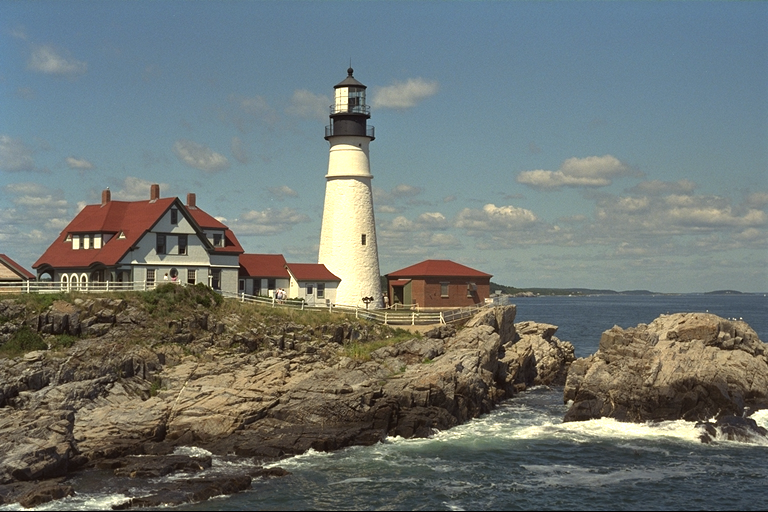
#> input picture lesson_1/data/kodim21.png, 768 x 512 px
$ jupyter execute ColorSpaces.ipynb   (Python 2 division)
#> lines starting #> are read from the running program, lines starting #| are printed output that depends on the picture
### Introduction to Digital Image Processing with Python
The most fundamental libraries we will be using throughout the entire course are:
* **OpenCV**
 * For loading, saving and manipulating images and videos.
* **numpy**
 * Powerful tool for working with (multidimensional) matrices (which are mathematical representations of digital images and videos).
* **matplotlib**
 * Library for easy plotting (figures, plots, images, etc.).

[cell 1]
import cv2
import numpy as np
from matplotlib import pyplot as plt
plt.rcParams['figure.figsize'] = [10, 5]

Let's start by loading and plotting an image.

[cell 2]
img = cv2.imread('data/kodim21.png')
#> img is the input picture: shape (512, 768, 3); mean B, G, R 114.5, 118, 111.6
plt.imshow(img)

img.shape
#> Out = (512, 768, 3)

**Important**: For historical reasons, OpenCV loads images in **BGR** colour space (not RGB!). We need to manually change the order of colour channels.

[cell 3]
rows, cols, channels = img.shape
#> rows = 512; cols = 768; channels = 3
img_rgb = np.zeros_like(img)

for r in range(rows):
    for c in range(cols):
        pixel = img[r, c, :]
        img_rgb[r, c, 0] = pixel[2]
        img_rgb[r, c, 1] = pixel[1]
        img_rgb[r, c, 2] = pixel[0]

plt.imshow(img_rgb)

Fortunately, OpenCV provides us with a large variety of conversion functions.

[cell 4]
img_rgb = cv2.cvtColor(img, cv2.COLOR_BGR2RGB)
plt.imshow(img_rgb)

[cell 5]
img_gray = cv2.cvtColor(img, cv2.COLOR_BGR2GRAY)
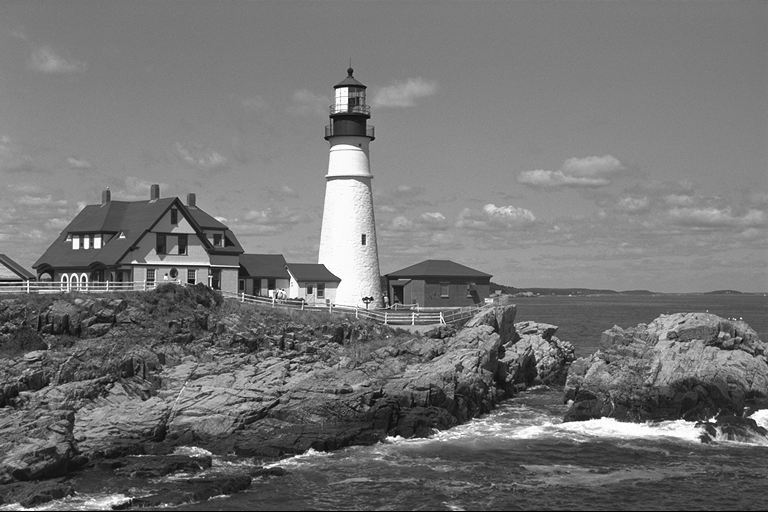
#> img_gray: shape (512, 768); min 0, max 255, mean 115.7
plt.imshow(img_gray, cmap='gray')

[cell 6]
img_gray.shape
#> Out = (512, 768)

[cell 7]
rows//2
#> Out = 256

[cell 8]
plt.imshow(img_rgb[0:rows/2, cols//2:, :])
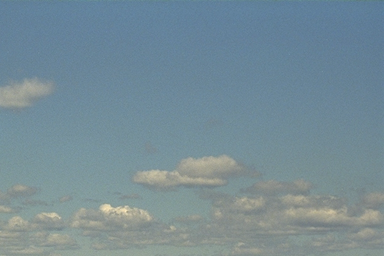
#> shown: shape (256, 384, 3); mean R, G, B 118.3, 140.5, 150.4

### Image Loading Alternatives

Apart from OpenCV there are other packages that allow you to read images, e.g., [scikit-image](https://scikit-image.org/docs/0.23.x/api/skimage.io.html#skimage.io.imread), [torchvision](https://pytorch.org/vision/0.19/generated/torchvision.io.read_image.html) or [Pillow](https://pillow.readthedocs.io/en/stable/reference/Image.html#PIL.Image.open), among many others.

[cell 9]
from PIL import Image
img = Image.open('data/kodim21.png')
img

Note that Pillow does not load images as numpy arrays. If we want to further process the image as arrays, we need to parse them. Fortunately, this is pretty easy :-)

```python
img = np.array(img)
```

### RGB vs CieLAB
RGB is not a perceptive colour space. The mathematical difference between two colours does not necessarilly relate to the perceptual difference. Let's see an example.

[cell 10]
color_1 = np.zeros((50, 50, 3), dtype=np.uint8)
color_1[..., 0] = 100
color_1[..., 1] = 200
color_1[..., 2] = 100

# |color_1 - color_2| = 150
color_2 = np.zeros((50, 50, 3), dtype=np.uint8)
color_2[..., 0] = 150
color_2[..., 1] = 250
color_2[..., 2] = 150

# |color_1 - color_3| = 120
color_3 = np.zeros((50, 50, 3), dtype=np.uint8)
color_3[..., 0] = 100
color_3[..., 1] = 80
color_3[..., 2] = 100

plt.subplot(131), plt.imshow(color_1), plt.title('Color 1')
plt.subplot(132), plt.imshow(color_2), plt.title('Color 2')
plt.subplot(133), plt.imshow(color_3), plt.title('Color 3')
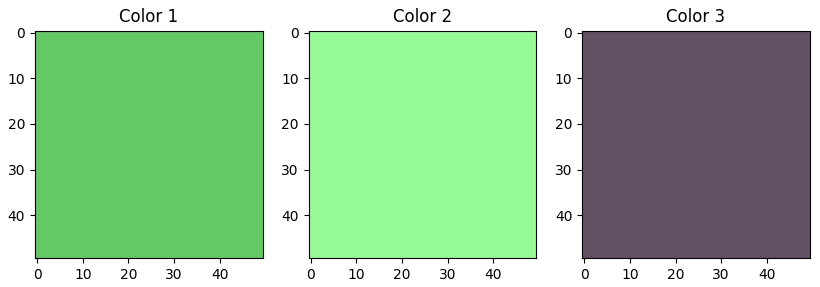
#> figure drawn by matplotlib, 3 panels

[cell 11]
color_1_lab = cv2.cvtColor(color_1, cv2.COLOR_RGB2LAB)
#> color_1_lab: shape (50, 50, 3); mean of channels 0, 1, 2 186, 79, 169
color_2_lab = cv2.cvtColor(color_2, cv2.COLOR_RGB2LAB)
#> color_2_lab: shape (50, 50, 3); mean of channels 0, 1, 2 231, 79, 167
color_3_lab = cv2.cvtColor(color_3, cv2.COLOR_RGB2LAB)
#> color_3_lab: shape (50, 50, 3); mean of channels 0, 1, 2 94, 140, 119

print('Color 1 (LAB)', color_1_lab[0, 0, :])
#| Color 1 (LAB) [186  79 169]
print('Color 2 (LAB)', color_2_lab[0, 0, :])
#| Color 2 (LAB) [231  79 167]
print('Color 3 (LAB)', color_3_lab[0, 0, :])
#| Color 3 (LAB) [ 94 140 119]
print(' ')

print('SAD with respect to color 1')
print('Color 2', np.sum(np.abs(color_1_lab[0, 0, :].astype(np.float32) - color_2_lab[0, 0, :].astype(np.float32))))
#| Color 2 47.0
print('Color 3', np.sum(np.abs(color_1_lab[0, 0, :].astype(np.float32) - color_3_lab[0, 0, :].astype(np.float32))))
#| Color 3 203.0

$ run again, with lesson_1/data/example.jpg saved as lesson_1/data/kodim21.png
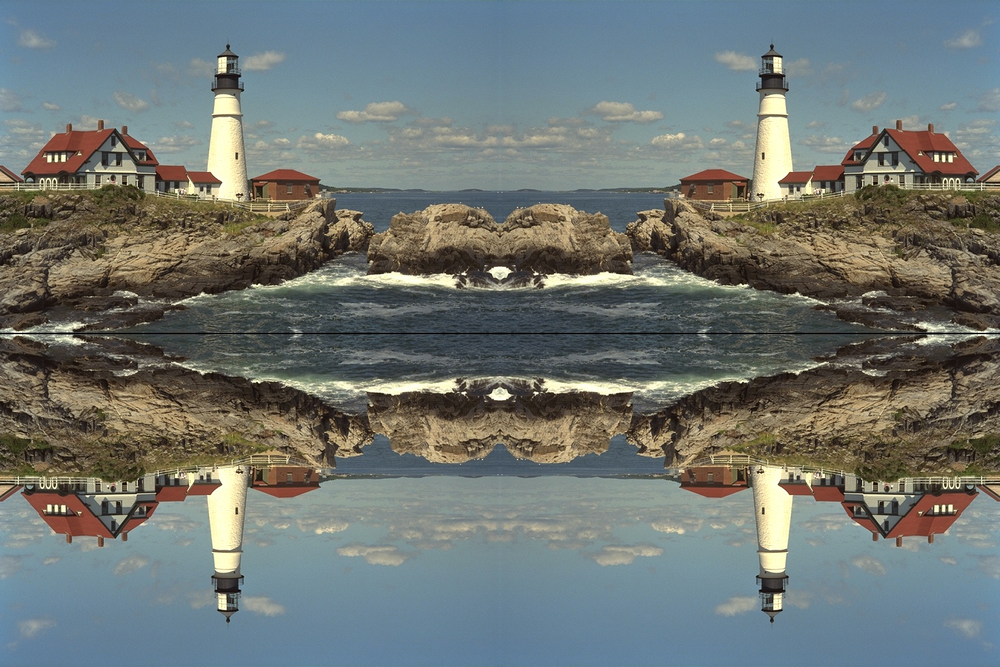
#> input picture lesson_1/data/example.jpg, 1000 x 667 px, shrunk from 1536 x 1024 before the run
#> img is the input picture: shape (667, 1000, 3); mean B, G, R 114.6, 118, 111.6
#> `img_gray = cv2.cvtColor(img, cv2.COLOR_BGR2GRAY)`:
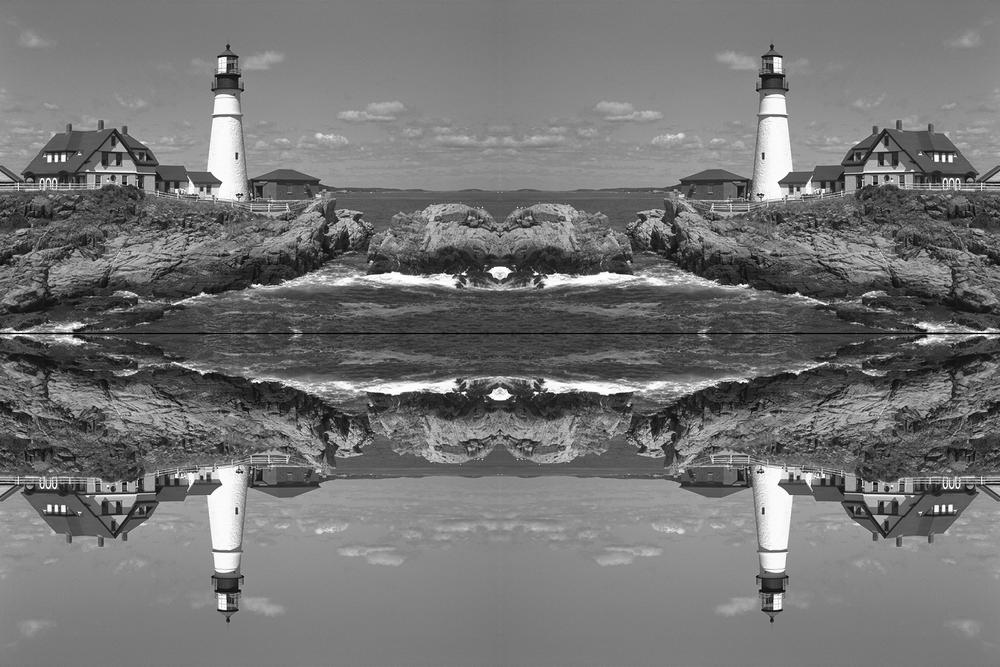
#> img_gray: shape (667, 1000); min 0, max 255, mean 115.7
#> `[cell 8] plt.imshow(img_rgb[0:rows/2, cols//2:, :])`:
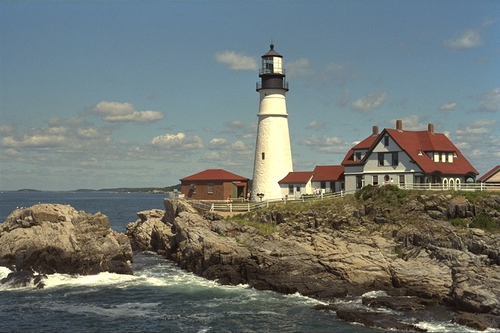
#> shown: shape (333, 500, 3); mean R, G, B 111.8, 118.2, 114.8
#> color_1_lab: shape (50, 50, 3); mean of channels 0, 1, 2 186, 79, 169
#> color_2_lab: shape (50, 50, 3); mean of channels 0, 1, 2 231, 79, 167
#> color_3_lab: shape (50, 50, 3); mean of channels 0, 1, 2 94, 140, 119
#| Color 1 (LAB) [186  79 169]
#| Color 2 (LAB) [231  79 167]
#| Color 3 (LAB) [ 94 140 119]
#| Color 2 47.0
#| Color 3 203.0
